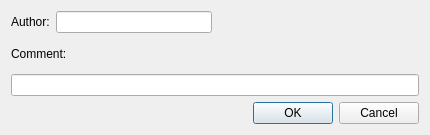
<?xml version="1.0" encoding="UTF-8"?>
<ui version="4.0">
 <class>commentdlg</class>
 <widget class="QDialog" name="commentdlg">
  <property name="geometry">
   <rect>
    <x>0</x>
    <y>0</y>
    <width>426</width>
    <height>135</height>
   </rect>
  </property>
  <property name="windowTitle">
   <string>Comment</string>
  </property>
  <layout class="QGridLayout" name="gridLayout">
   <item row="0" column="0">
    <layout class="QHBoxLayout" name="horizontalLayout">
     <item>
      <widget class="QLabel" name="label">
       <property name="text">
        <string>Author:</string>
       </property>
       <property name="buddy">
        <cstring>authorLineEdit</cstring>
       </property>
      </widget>
     </item>
     <item>
      <widget class="QLineEdit" name="authorLineEdit"/>
     </item>
    </layout>
   </item>
   <item row="1" column="0">
    <widget class="QLabel" name="label_2">
     <property name="text">
      <string>Comment:</string>
     </property>
    </widget>
   </item>
   <item row="2" column="0" colspan="2">
    <widget class="QLineEdit" name="commentLineEdit">
     <property name="sizePolicy">
      <sizepolicy hsizetype="Expanding" vsizetype="Fixed">
       <horstretch>1</horstretch>
       <verstretch>0</verstretch>
      </sizepolicy>
     </property>
     <property name="minimumSize">
      <size>
       <width>408</width>
       <height>0</height>
      </size>
     </property>
     <property name="text">
      <string/>
     </property>
     <property name="maxLength">
      <number>80</number>
     </property>
     <property name="dragEnabled">
      <bool>true</bool>
     </property>
    </widget>
   </item>
   <item row="3" column="1">
    <widget class="QDialogButtonBox" name="buttonBox">
     <property name="orientation">
      <enum>Qt::Horizontal</enum>
     </property>
     <property name="standardButtons">
      <set>QDialogButtonBox::Cancel|QDialogButtonBox::Ok</set>
     </property>
    </widget>
   </item>
  </layout>
 </widget>
 <tabstops>
  <tabstop>authorLineEdit</tabstop>
  <tabstop>buttonBox</tabstop>
 </tabstops>
 <resources/>
 <connections>
  <connection>
   <sender>buttonBox</sender>
   <signal>rejected()</signal>
   <receiver>commentdlg</receiver>
   <slot>reject()</slot>
   <hints>
    <hint type="sourcelabel">
     <x>321</x>
     <y>172</y>
    </hint>
    <hint type="destinationlabel">
     <x>142</x>
     <y>166</y>
    </hint>
   </hints>
  </connection>
  <connection>
   <sender>buttonBox</sender>
   <signal>accepted()</signal>
   <receiver>commentdlg</receiver>
   <slot>accept()</slot>
   <hints>
    <hint type="sourcelabel">
     <x>222</x>
     <y>165</y>
    </hint>
    <hint type="destinationlabel">
     <x>119</x>
     <y>155</y>
    </hint>
   </hints>
  </connection>
  <connection>
   <sender>commentLineEdit</sender>
   <signal>textChanged(QString)</signal>
   <receiver>commentdlg</receiver>
   <slot>on_commentTextEdit_textChanged()</slot>
   <hints>
    <hint type="sourcelabel">
     <x>210</x>
     <y>135</y>
    </hint>
    <hint type="destinationlabel">
     <x>207</x>
     <y>104</y>
    </hint>
   </hints>
  </connection>
 </connections>
</ui>
